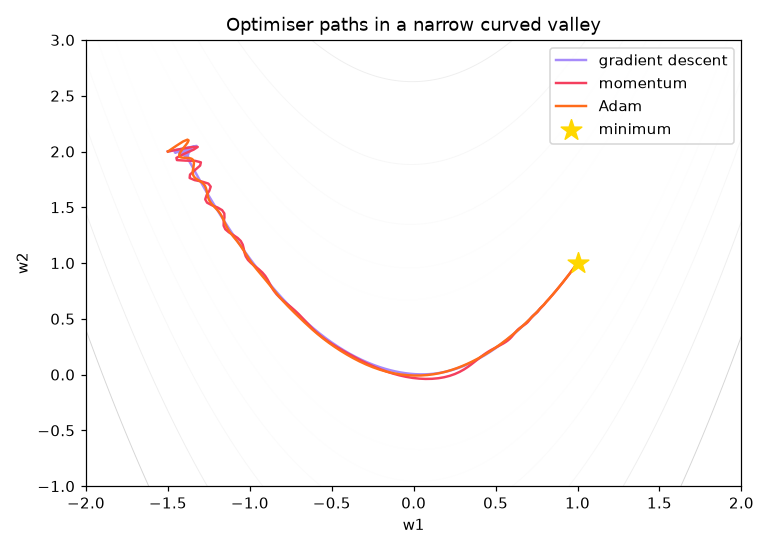

Source code (Python):
"""Compare gradient descent, momentum and Adam on an elongated valley (Rosenbrock-like) loss surface."""
import numpy as np
import matplotlib.pyplot as plt

def loss(w):            # a long, narrow, curved valley; minimum at (1, 1)
    x, y = w
    return (1 - x) ** 2 + 20 * (y - x ** 2) ** 2
def grad(w):
    x, y = w
    return np.array([-2 * (1 - x) - 80 * x * (y - x ** 2), 40 * (y - x ** 2)])

def run(method, lr, steps=600):
    w = np.array([-1.5, 2.0]); v = np.zeros(2); m = np.zeros(2); s = np.zeros(2); path = [w.copy()]
    for t in range(1, steps + 1):
        g = grad(w)
        if method == "gradient descent":
            w = w - lr * g
        elif method == "momentum":
            v = 0.9 * v + g; w = w - lr * v
        elif method == "Adam":
            m = 0.9 * m + 0.1 * g; s = 0.999 * s + 0.001 * g ** 2
            mh, sh = m / (1 - 0.9 ** t), s / (1 - 0.999 ** t)
            w = w - lr * mh / (np.sqrt(sh) + 1e-8)
        path.append(w.copy())
    return np.array(path)

configs = [("gradient descent", 0.005), ("momentum", 0.002), ("Adam", 0.05)]
xx, yy = np.meshgrid(np.linspace(-2, 2, 200), np.linspace(-1, 3, 200))
plt.figure(figsize=(7, 5))
plt.contour(xx, yy, (1 - xx) ** 2 + 20 * (yy - xx ** 2) ** 2, levels=np.logspace(-1, 3, 15), cmap="Greys", linewidths=.6)
for (name, lr), c in zip(configs, ["#A78BFA", "#F43F5E", "#FF6B1A"]):
    p = run(name, lr)
    print(f"{name:<17} lr={lr:<6} final point ({p[-1, 0]:.3f}, {p[-1, 1]:.3f})  loss {loss(p[-1]):.5f}  "
          f"steps to loss<0.01: {next((i for i, w in enumerate(p) if loss(w) < .01), 'not reached')}")
    plt.plot(p[:, 0], p[:, 1], color=c, lw=1.6, label=name)
plt.scatter([1], [1], marker="*", s=200, color="gold", zorder=5, label="minimum")
plt.legend(); plt.title("Optimiser paths in a narrow curved valley"); plt.xlabel("w1"); plt.ylabel("w2")
plt.tight_layout(); plt.savefig("session-14_optimisers.png", dpi=110); plt.show()
